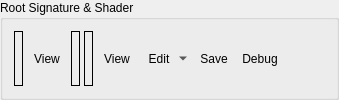
        <widget class="QGroupBox" name="csShaderGroup">
         <property name="sizePolicy">
          <sizepolicy hsizetype="Preferred" vsizetype="Minimum">
           <horstretch>0</horstretch>
           <verstretch>0</verstretch>
          </sizepolicy>
         </property>
         <property name="title">
          <string>Root Signature &amp;&amp; Shader</string>
         </property>
         <layout class="QHBoxLayout" name="horizontalLayout_8">
          <property name="spacing">
           <number>0</number>
          </property>
          <item>
           <widget class="QFrame" name="csShaderControlsFrame">
            <layout class="QHBoxLayout" name="horizontalLayout_29">
             <property name="spacing">
              <number>4</number>
             </property>
             <property name="leftMargin">
              <number>0</number>
             </property>
             <property name="topMargin">
              <number>0</number>
             </property>
             <property name="rightMargin">
              <number>0</number>
             </property>
             <property name="bottomMargin">
              <number>0</number>
             </property>
             <item>
              <widget class="RDLabel" name="csRootSig">
               <property name="frameShape">
                <enum>QFrame::Box</enum>
               </property>
              </widget>
             </item>
             <item>
              <widget class="QToolButton" name="csRootSigButton">
               <property name="cursor">
                <cursorShape>PointingHandCursor</cursorShape>
               </property>
               <property name="toolTip">
                <string>Open Root Signature View</string>
               </property>
               <property name="text">
                <string>View</string>
               </property>
               <property name="icon">
                <iconset resource="../../Resources/resources.qrc">
                 <normaloff>:/action.png</normaloff>:/action.png</iconset>
               </property>
               <property name="toolButtonStyle">
                <enum>Qt::ToolButtonTextBesideIcon</enum>
               </property>
               <property name="autoRaise">
                <bool>true</bool>
               </property>
              </widget>
             </item>
             <item>
              <widget class="RDLabel" name="csPipeline">
               <property name="sizePolicy">
                <sizepolicy hsizetype="Minimum" vsizetype="MinimumExpanding">
                 <horstretch>0</horstretch>
                 <verstretch>0</verstretch>
                </sizepolicy>
               </property>
               <property name="frameShape">
                <enum>QFrame::Box</enum>
               </property>
              </widget>
             </item>
             <item>
              <widget class="RDLabel" name="csShader">
               <property name="sizePolicy">
                <sizepolicy hsizetype="Minimum" vsizetype="MinimumExpanding">
                 <horstretch>0</horstretch>
                 <verstretch>0</verstretch>
                </sizepolicy>
               </property>
               <property name="frameShape">
                <enum>QFrame::Box</enum>
               </property>
              </widget>
             </item>
             <item>
              <widget class="QToolButton" name="csShaderViewButton">
               <property name="cursor">
                <cursorShape>PointingHandCursor</cursorShape>
               </property>
               <property name="toolTip">
                <string>Open Shader Source</string>
               </property>
               <property name="text">
                <string>View</string>
               </property>
               <property name="icon">
                <iconset resource="../../Resources/resources.qrc">
                 <normaloff>:/action.png</normaloff>:/action.png</iconset>
               </property>
               <property name="toolButtonStyle">
                <enum>Qt::ToolButtonTextBesideIcon</enum>
               </property>
               <property name="autoRaise">
                <bool>true</bool>
               </property>
              </widget>
             </item>
             <item>
              <widget class="QToolButton" name="csShaderEditButton">
               <property name="toolTip">
                <string>Edit Shader</string>
               </property>
               <property name="text">
                <string>Edit</string>
               </property>
               <property name="icon">
                <iconset resource="../../Resources/resources.qrc">
                 <normaloff>:/page_white_edit.png</normaloff>:/page_white_edit.png</iconset>
               </property>
               <property name="popupMode">
                <enum>QToolButton::MenuButtonPopup</enum>
               </property>
               <property name="toolButtonStyle">
                <enum>Qt::ToolButtonTextBesideIcon</enum>
               </property>
               <property name="autoRaise">
                <bool>true</bool>
               </property>
              </widget>
             </item>
             <item>
              <widget class="QToolButton" name="csShaderSaveButton">
               <property name="toolTip">
                <string>Save Shader DXBC</string>
               </property>
               <property name="text">
                <string>Save</string>
               </property>
               <property name="icon">
                <iconset resource="../../Resources/resources.qrc">
                 <normaloff>:/save.png</normaloff>:/save.png</iconset>
               </property>
               <property name="toolButtonStyle">
                <enum>Qt::ToolButtonTextBesideIcon</enum>
               </property>
               <property name="autoRaise">
                <bool>true</bool>
               </property>
              </widget>
             </item>
            </layout>
           </widget>
          </item>
          <item>
           <widget class="QToolButton" name="computeDebugSelector">
            <property name="text">
             <string>Debug</string>
            </property>
            <property name="icon">
             <iconset resource="../../Resources/resources.qrc">
              <normaloff>:/wrench.png</normaloff>:/wrench.png</iconset>
            </property>
            <property name="toolButtonStyle">
             <enum>Qt::ToolButtonTextBesideIcon</enum>
            </property>
            <property name="autoRaise">
             <bool>true</bool>
            </property>
           </widget>
          </item>
          <item>
           <spacer name="horizontalSpacer_2">
            <property name="orientation">
             <enum>Qt::Horizontal</enum>
            </property>
            <property name="sizeHint" stdset="0">
             <size>
              <width>40</width>
              <height>20</height>
             </size>
            </property>
           </spacer>
          </item>
         </layout>
        </widget>
